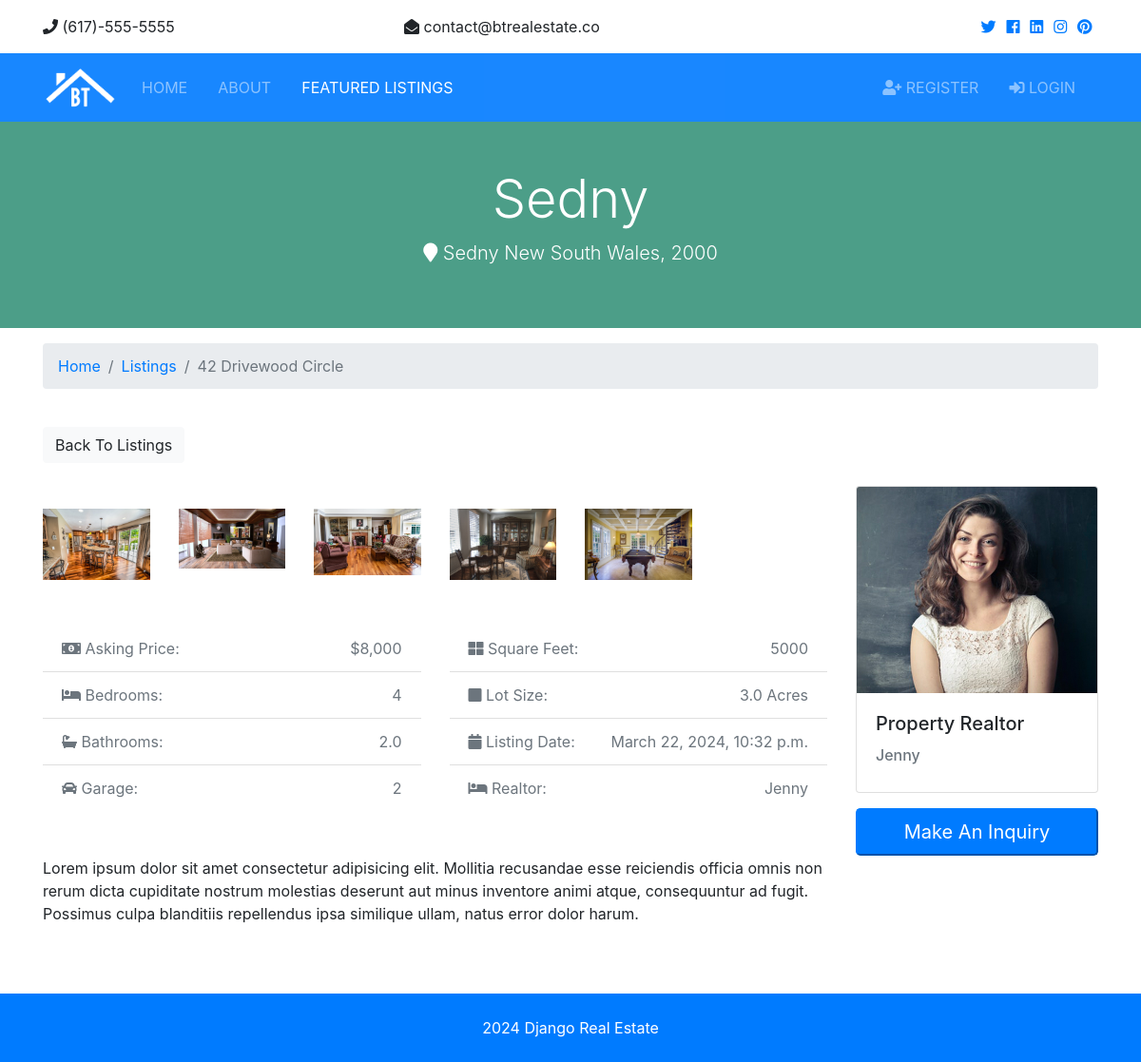
Screenshot of /listings/6 with the database file from the repository.
### listings/models.py (models this page shows, shortened)
class Listing(models.Model):
    realtor = models.ForeignKey(Realtor, on_delete=models.DO_NOTHING)
    title = models.CharField(max_length = 200)
    address = models.CharField(max_length = 200)
    city = models.CharField(max_length = 200)
    state = models.CharField(max_length = 200)
    zipcode = models.CharField(max_length = 200)
    description = models.TextField(blank=True)
    price = models.IntegerField()
    bedrooms = models.IntegerField()
    bathrooms = models.DecimalField(max_digits=2,decimal_places=1)
    garage = models.IntegerField(default=0)
    sqft = models.IntegerField()
    lot_size= models.DecimalField(max_digits=5,decimal_places=1)
    photo_main = models.ImageField(upload_to ='photos/%Y/%m/%d/', blank=True)
    photo_1 = models.ImageField(upload_to ='photos/%Y/%m/%d/',blank=True)
    photo_2 = models.ImageField(upload_to ='photos/%Y/%m/%d/', blank=True)
    photo_3 = models.ImageField(upload_to ='photos/%Y/%m/%d/', blank=True)
    photo_4 = models.ImageField(upload_to ='photos/%Y/%m/%d/', blank=True)
    photo_5 = models.ImageField(upload_to ='photos/%Y/%m/%d/', blank=True)
    is_published = models.BooleanField(default=True)
    list_date = models.DateTimeField(default= datetime.now , blank=True)

### realtors/models.py (models this page shows)
class Realtor(models.Model):
    name = models.CharField(max_length= 200)
    photo = models.ImageField(upload_to='photos/%Y/%m/%d/')
    description = models.TextField(max_length= 500)
    phone = models.CharField(max_length= 50)
    email = models.CharField(max_length= 50)
    is_mvp = models.BooleanField(default=False)
    hire_date = models.DateTimeField(default=datetime.now, blank=True)
    def __str__(self):
        return self.name

### listings/views.py (the view)
# urls.py: path('<int:listing_id>', views.listing, name="listing"),
def listing(request, listing_id):
    listing = get_object_or_404(Listing, pk=listing_id)
    context = {
        'listing' : listing
    }
    return render(request, 'listings/listing.html',context)

### templates/listings/listing.html (shortened to what this page needs)
{% extends "base.html" %}
{% load humanize %}
{% block content %}
<section id="showcase-inner" class="py-5 text-white">
    <div class="container">
      <div class="row text-center">
        <div class="col-md-12">
          <h1 class="display-4">{{listing.title}}</h1>
          <p class="lead">
            <i class="fas fa-map-marker"></i> {{listing.city}} {{listing.state}}, {{listing.zipcode}}</p>
        </div>
      </div>
    </div>
  </section>
  <section id="bc" class="mt-3">
    <div class="container">
      <nav>
        <ol class="breadcrumb">
          <li class="breadcrumb-item">
            <a href="{% url "home" %}">Home</a>
          </li>
          <li class="breadcrumb-item">
            <a href="{% url "listings" %}">Listings</a>
          </li>
          <li class="breadcrumb-item active">42 Drivewood Circle</li>
        </ol>
      </nav>
    </div>
  </section>
  <section id="listing" class="py-4">
    <div class="container">
      <a href="{% url "listings" %}" class="btn btn-light mb-4">Back To Listings</a>
      <div class="row">
        <div class="col-md-9">
          <div class="row mb-5 thumbs">
            <div class="col-md-2">
              <a href="{{listing.photo_1.url}}" data-lightbox="home-images">
                <img src={{listing.photo_1.url}} alt="" class="img-fluid">
              </a>
            </div>
            <div class="col-md-2">
              <a href="{{listing.photo_2.url}}" data-lightbox="home-images">
                <img src={{listing.photo_2.url}} alt="" class="img-fluid">
              </a>
            </div>
            <div class="col-md-2">
              <a href="{{listing.photo_3.url}}" data-lightbox="home-images">
                <img src={{listing.photo_3.url}} alt="" class="img-fluid">
              </a>
            </div>
            <div class="col-md-2">
              <a href="{{listing.photo_4.url}}" data-lightbox="home-images">
                <img src={{listing.photo_4.url}} alt="" class="img-fluid">
              </a>
            </div>
            <div class="col-md-2">
              <a href="{{listing.photo_5.url}}" data-lightbox="home-images">
                <img src={{listing.photo_5.url}} alt="" class="img-fluid">
              </a>
            </div>
          </div>
          <div class="row mb-5 fields">
            <div class="col-md-6">
              <ul class="list-group list-group-flush">
                <li class="list-group-item text-secondary">
                  <i class="fas fa-money-bill-alt"></i> Asking Price:
                  <span class="float-right">${{listing.price | intcomma}}</span>
                </li>
                <li class="list-group-item text-secondary">
                  <i class="fas fa-bed"></i> Bedrooms:
                  <span class="float-right">{{listing.bedrooms}}</span>
                </li>
                <li class="list-group-item text-secondary">
                  <i class="fas fa-bath"></i> Bathrooms:
                  <span class="float-right">{{listing.bathrooms}}</span>
                </li>
                <li class="list-group-item text-secondary">
                  <i class="fas fa-car"></i> Garage:
                  <span class="float-right">{{listing.garage}}
                  </span>
                </li>
              </ul>
            </div>
            <div class="col-md-6">
              <ul class="list-group list-group-flush">
                <li class="list-group-item text-secondary">
                  <i class="fas fa-th-large"></i> Square Feet:
                  <span class="float-right">{{listing.sqft}}</span>
                </li>
                <li class="list-group-item text-secondary">
                  <i class="fas fa-square"></i> Lot Size:
                  <span class="float-right">{{listing.lot_size}} Acres
                  </span>
                </li>
                <li class="list-group-item text-secondary">
                  <i class="fas fa-calendar"></i> Listing Date:
                  <span class="float-right">{{listing.list_date}}</span>
                </li>
                <li class="list-group-item text-secondary">
                  <i class="fas fa-bed"></i> Realtor:
                  <span class="float-right">{{listing.realtor}}
                  </span>
                </li>
              </ul>
            </div>
          </div>
          <div class="row mb-5">
            <div class="col-md-12">
              Lorem ipsum dolor sit amet consectetur adipisicing elit. Mollitia recusandae esse reiciendis officia omnis non rerum dicta
              cupiditate nostrum molestias deserunt aut minus inventore animi atque, consequuntur ad fugit. Possimus culpa
              blanditiis repellendus ipsa similique ullam, natus error dolor harum.
            </div>
          </div>
        </div>
        <div class="col-md-3">
          <div class="card mb-3">
            <img class="card-img-top" src= {{listing.realtor.photo.url}} alt="Seller of the month">
            <div class="card-body">
              <h5 class="card-title">Property Realtor</h5>
              <h6 class="text-secondary">{{listing.realtor}}</h6>
            </div>
          </div>
          <button class="btn-primary btn-block btn-lg" data-toggle="modal" data-target="#inquiryModal">Make An Inquiry</button>
        </div>
      </div>
    </div>
  </section>
{% endblock content %}

### static/css/all.css (style rules this page uses)
.fa, .fas, .far, .fal, .fab { -moz-osx-font-smoothing: grayscale; -webkit-font-smoothing: antialiased; display: inline-block; font-style: normal; font-variant: normal; text-rendering: auto; line-height: 1; }
.fa-bath:before { content: "\f2cd"; }
.fa-bed:before { content: "\f236"; }
.fa-calendar:before { content: "\f133"; }
.fa-car:before { content: "\f1b9"; }
.fa-map-marker:before { content: "\f041"; }
.fa-money-bill-alt:before { content: "\f3d1"; }
.fa-square:before { content: "\f0c8"; }
.fa-th-large:before { content: "\f009"; }
.fa, .fas { font-family: 'Font Awesome 5 Free'; font-weight: 900; }

### static/css/style.css (style rules this page uses)
img { width: 100%; }
#showcase-inner { background: url(../img/building.jpg) no-repeat top center fixed/cover; position: relative; overflow: hidden; min-height: 200px; }
#showcase-inner::before { content: ''; position: absolute; top: 0; left: 0; min-height: 100%; width: 100%; background: rgba(32, 134, 107, 0.8); }

### rows the page displays
Listing: title "Sedny", city "Sedny", state "New South Wales", zipcode "2000", photo_1 (picture), photo_2 (picture), photo_3 (picture), photo_4 (picture), photo_5 (picture), price "8,000", bedrooms "4", bathrooms "2.0", garage "2", sqft "5000", lot_size "3.0", list_date "March 22, 2024, 10:32 p.m.", realtor "Jenny", realtor.photo (picture)
